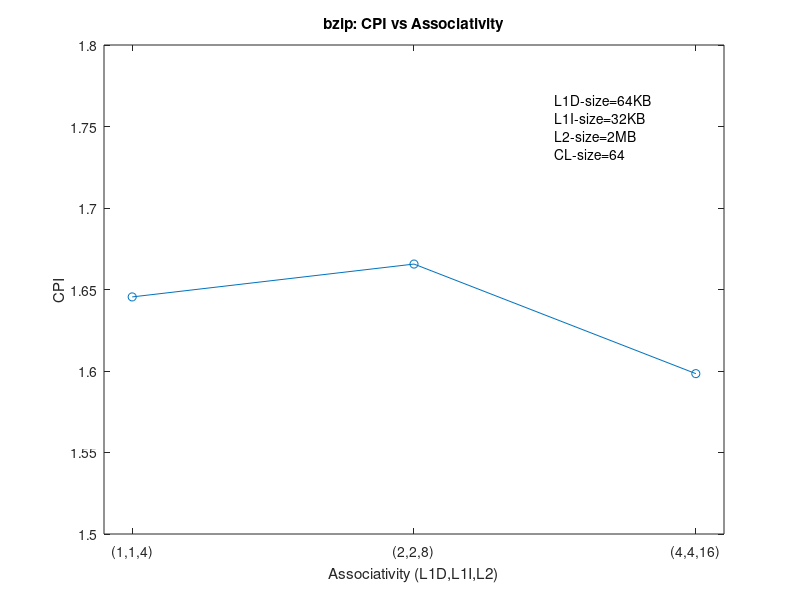
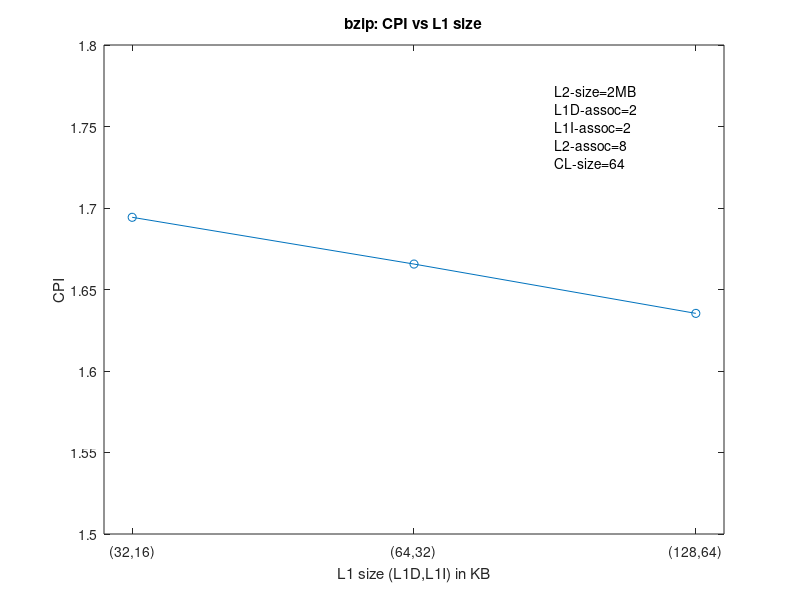
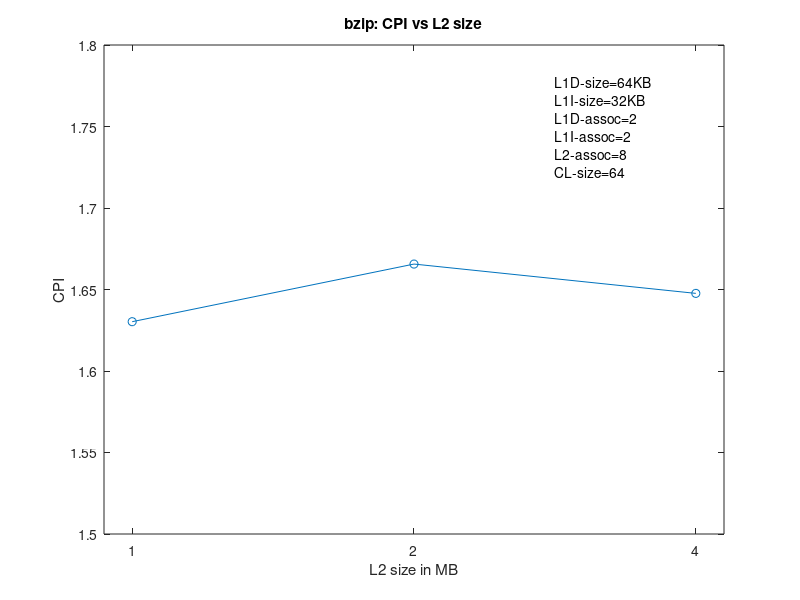
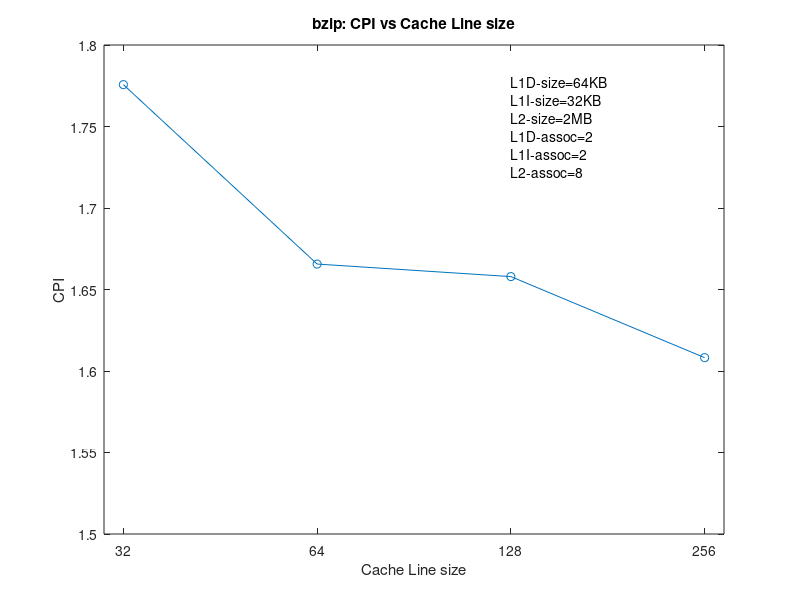

Write MATLAB code to recreate these figures, in order.
%CPI plots for bzip

%associativity
cpi=[1.645449 1.665609 1.598381];
figure(1)
plot(1:3,cpi,'Marker','o');
ylim([1.5 1.8]);
xlim([0.9 3.1]);
xticks([1 2 3]);
xticklabels({'(1,1,4)','(2,2,8)','(4,4,16)'});
title("bzip: CPI vs Associativity");
ylabel("CPI");
xlabel("Associativity (L1D,L1I,L2)");
text(2.5,1.75,{"L1D-size=64KB","L1I-size=32KB","L2-size=2MB","CL-size=64"});

%l1 size
cpi=[1.694298 1.665609 1.635354];
figure(2)
plot(1:3,cpi,'Marker','o');
ylim([1.5 1.8]);
xlim([0.9 3.1]);
xticks([1 2 3]);
xticklabels({'(32,16)','(64,32)','(128,64)'});
title("bzip: CPI vs L1 size");
ylabel("CPI");
xlabel("L1 size (L1D,L1I) in KB");
text(2.5,1.75,{"L2-size=2MB","L1D-assoc=2","L1I-assoc=2","L2-assoc=8","CL-size=64"});

%l2 size
cpi=[1.630251 1.665609 1.647623];
figure(3)
plot(1:3,cpi,'Marker','o');
ylim([1.5 1.8]);
xlim([0.9 3.1]);
xticks([1 2 3]);
xticklabels({'1','2','4'});
title("bzip: CPI vs L2 size");
ylabel("CPI");
xlabel("L2 size in MB");
text(2.5,1.75,{"L1D-size=64KB","L1I-size=32KB","L1D-assoc=2","L1I-assoc=2","L2-assoc=8","CL-size=64"});

%CL
cpi=[1.775686 1.665609 1.657915 1.608190];
figure(4)
plot(1:4,cpi,'Marker','o');
ylim([1.5 1.8]);
xlim([0.9 4.1]);
xticks([1 2 3 4]);
xticklabels({'32','64','128','256'});
title("bzip: CPI vs Cache Line size");
ylabel("CPI");
xlabel("Cache Line size");
text(3,1.75,{"L1D-size=64KB","L1I-size=32KB","L2-size=2MB","L1D-assoc=2","L1I-assoc=2","L2-assoc=8"});

%extra??